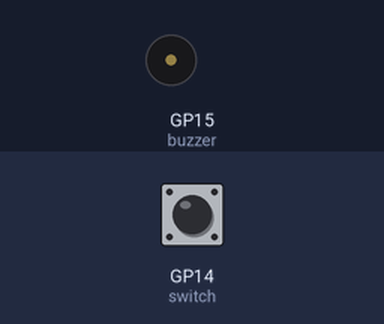
This program was run on a simulated Raspberry Pi Pico running MicroPython. On the bench: buzzer (waves = sounding). The inputs (shaded band) are chosen by the test bench; at power-on: GP14 (switch) LOW.

Above: at 1.2 s.
1.3 s: GP14 (switch) pulled HIGH for 0.15 s
At 1.37 s:
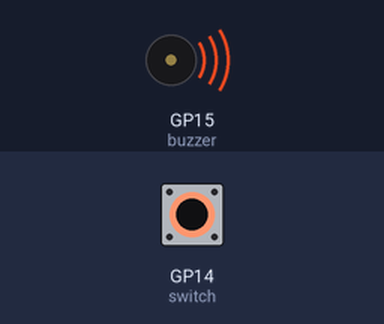
2.9 s: GP14 (switch) pulled HIGH for 3.2 s
At 7.0 s:
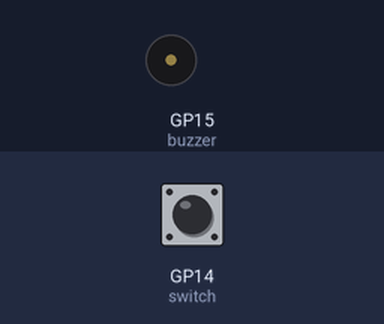
Timing chart, 0 to 8.5 s (numbered marks = the images above; inputs shaded):
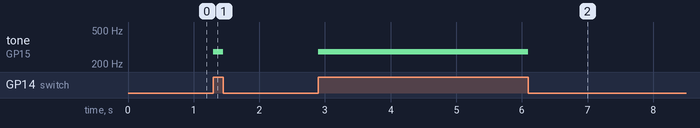

The program:

showcase_buzzer_switch_key.py
```python
from buzzer.keys import BuzzerSwitch

switch_pin_id = 14
buzzer_pin_id = 15
note_name = "C#"
octave = 4
loudness = 1.0
buzzer_switch = BuzzerSwitch(switch_pin_id, buzzer_pin_id, note_name, octave, loudness)

while True:
    buzzer_switch.update()
```

keys.py
```python
from machine import Pin

from .core import Buzzer
from .notes import OCTAVE_0


class BuzzerSwitch:
    """
    HOW TO USE

    1. Connect input pin of the switch to 3V3(OUT) and output pin of the switch to one
        of the pico's GP pins.

    2. Connect buzzer's positive pin (longer one) to the specified picos's GP pin.

    3. Connect buzzer's other pin to the GND.

    4. Specify musical note name and octave.

    4. Specify the loudness of the song as a float between 0 and 1.
    """

    def __init__(
        self, switch_pin_id, buzzer_pin_id, note_name="D#", octave=4, loudness=0.9
    ):
        self.switch = Pin(switch_pin_id, Pin.IN, Pin.PULL_DOWN)
        self.buzzer = Buzzer(buzzer_pin_id)
        self.buzzer.set_frequency(OCTAVE_0[note_name] * 2**octave)
        self.loudness = loudness

    def update(self):
        self.buzzer.set_loudness(self.switch.value() * self.loudness)
```

core.py
```python
from machine import PWM, Pin


class Buzzer:
    def __init__(self, pin_id):
        self.pin = PWM(Pin(pin_id))

    def set_loudness(self, value):
        self.pin.duty_u16(int(value * 1000))

    def set_frequency(self, value):
        self.pin.freq(int(value))
```

notes.py
```python
OCTAVE_0 = {
    "C": 16.35,
    "C#": 17.32,
    "D": 18.35,
    "D#": 19.45,
    "E": 20.60,
    "F": 21.83,
    "F#": 23.12,
    "G": 24.50,
    "G#": 25.96,
    "A": 27.50,
    "A#": 29.14,
    "B": 30.87,
}


class Tone:
    def __init__(self, name, octave, duration, loudness):
        self.pitch = OCTAVE_0[name] * 2**octave
        self.duration = duration
        self.loudness = loudness


class Silence:
    def __init__(self, duration):
        self.pitch = OCTAVE_0["C"]
        self.duration = duration
        self.loudness = 0
```

Measured:
- after the input at 1.3 s, tone on GP15 (buzzer): silent → 277 Hz at once, → silent 0.15 s later
- after the input at 2.9 s, tone on GP15 (buzzer): silent → 277 Hz at once, → silent 3.2 s later
